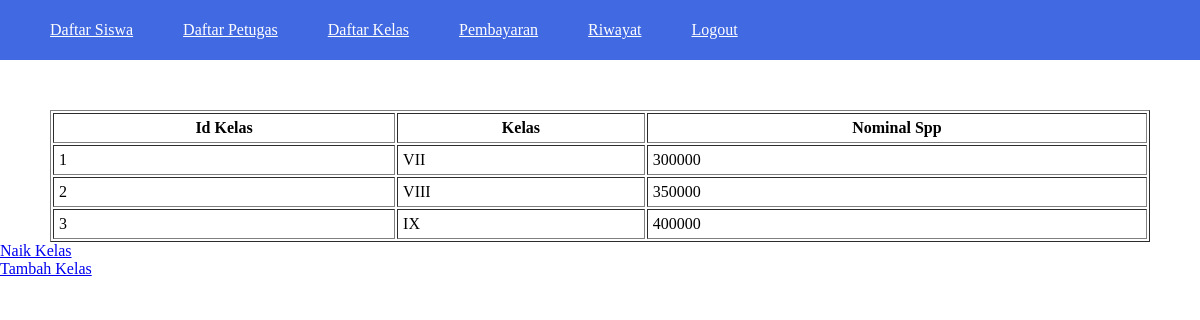
The app's page /public/kelas/viewkelas.php (signed in) with its own data.
### tables this page shows
CREATE TABLE `tb_kelas` (
  `idkelas` int(4) NOT NULL,
  `kelas` varchar(8) NOT NULL,
  `nominalspp` double NOT NULL
);

### public/functions.php (called while the page is built, shortened)
<?php
$host = "localhost";
$user = "root";
$password = "";
$db = "spp";
$conn = mysqli_connect($host, $user, $password, $db);
function query($query)
{
    global $conn;
    $result = mysqli_query($conn, $query);
    $datas = [];
    while ($data = mysqli_fetch_assoc($result)) {
        $datas[] = $data;
    }
    return $datas;
}

### public/kelas/viewkelas.php (the view, shortened to what this page needs)
<?php
include '../views/templates/header.php';
$dataKelas = query("SELECT * FROM tb_kelas")
?>
<head>
</head>
<body>
    <table border="1" cellpadding="5">
        <tr>
            <th>Id Kelas</th>
            <th>Kelas</th>
            <th>Nominal Spp</th>
        </tr>
        <?php foreach(  $dataKelas as $kelas ) : ?>
        <tr>
            <td><?= $kelas['idkelas']; ?></td>
            <td><?= $kelas['kelas']; ?></td>
            <td><?= $kelas['nominalspp']; ?></td>
        </tr>
        <?php endforeach; ?>
    </table>
    <a href="naikelas.php">Naik Kelas</a>
    <a href="tambahkelas.php">Tambah Kelas</a>
<?php include '../views/templates/footer.php' ?>

### public/views/templates/header.php (style rules this page uses)
body { margin: 0; display: flex; flex-direction: column; }
table { margin: 0 50px; }

### records on screen
tb_kelas: idkelas "1", kelas "VII", nominalspp "300000"
tb_kelas: idkelas "2", kelas "VIII", nominalspp "350000"
tb_kelas: idkelas "3", kelas "IX", nominalspp "400000"
